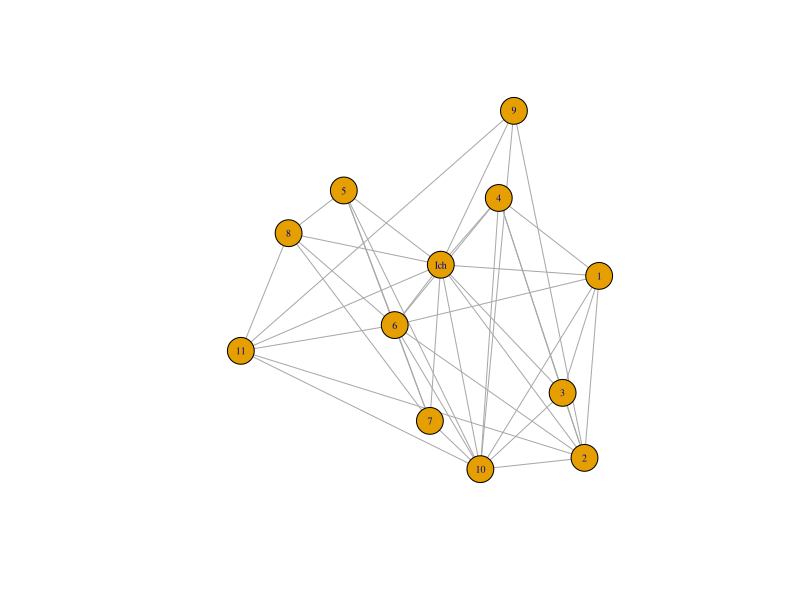

Reproduce this figure in R.
library(igraph)
library(tidyverse)



social_dat <- read_csv("social/contacts.csv")

graph <- graph_from_data_frame(social_dat, directed = F)

graph


co <- layout_with_drl(graph)

plot(graph,layout=co, edge.arrow.size=.2,
     vertex.label.cex = .6)


